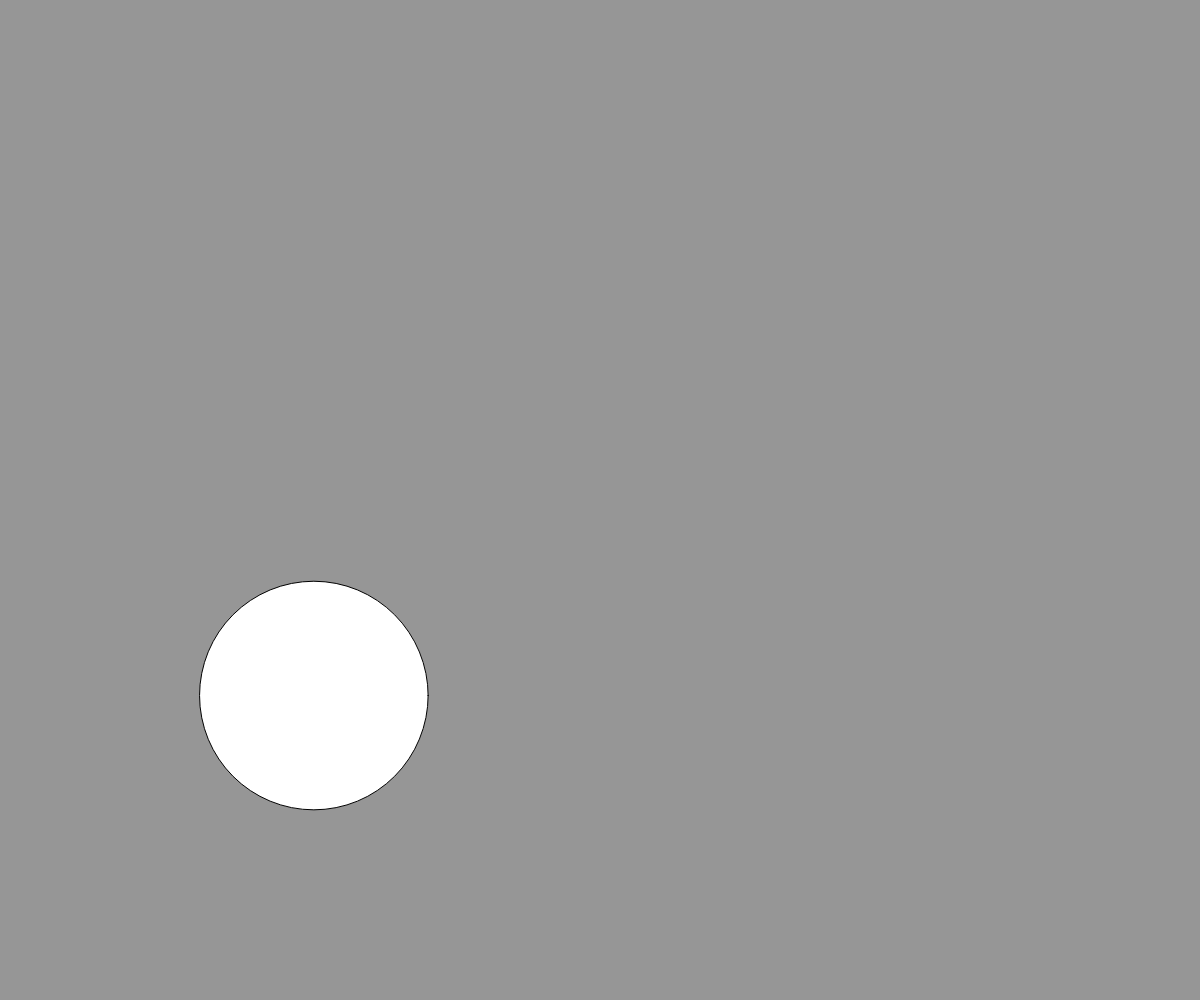
Frame 1 (no input)
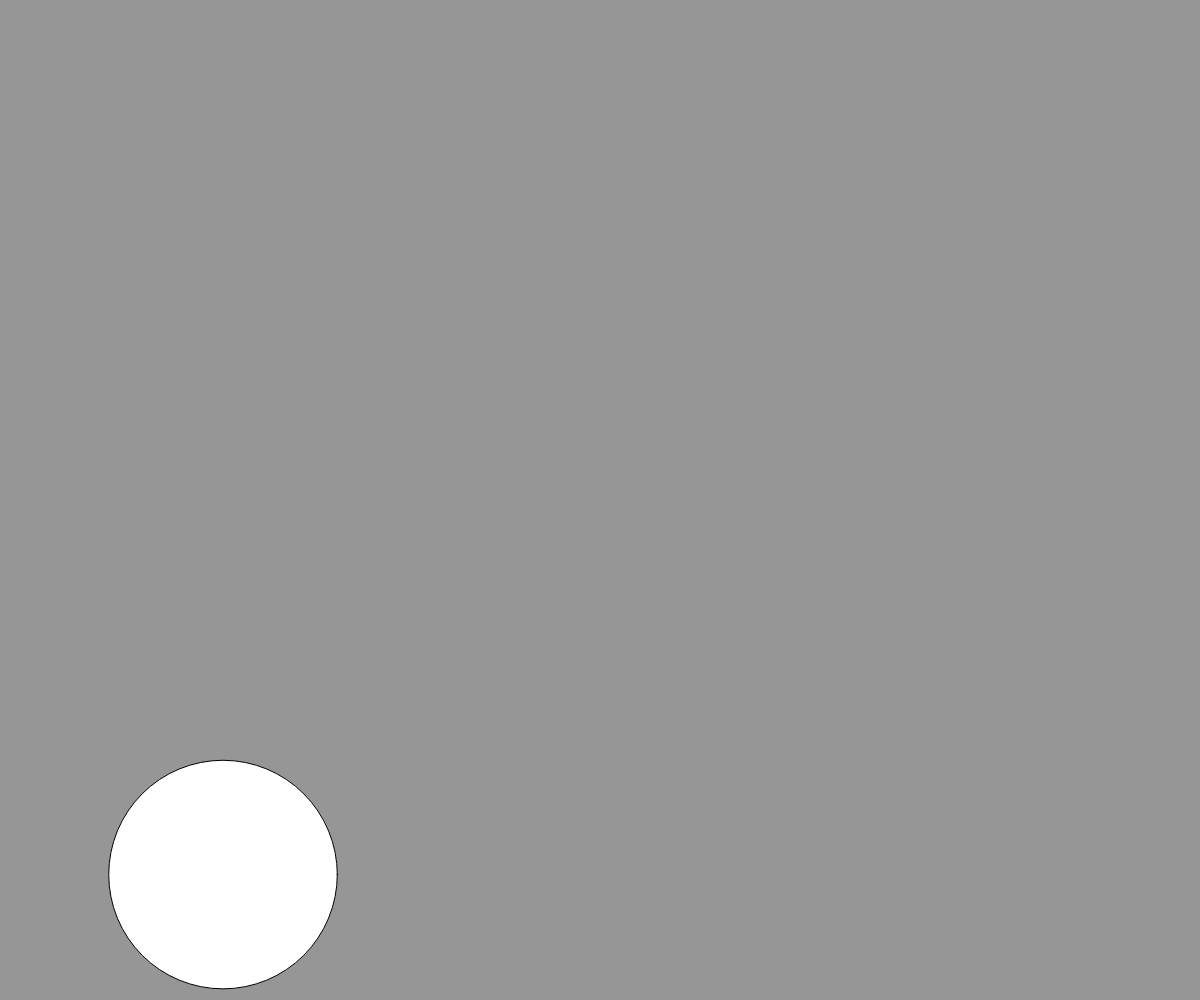
Frame 60 (no input)
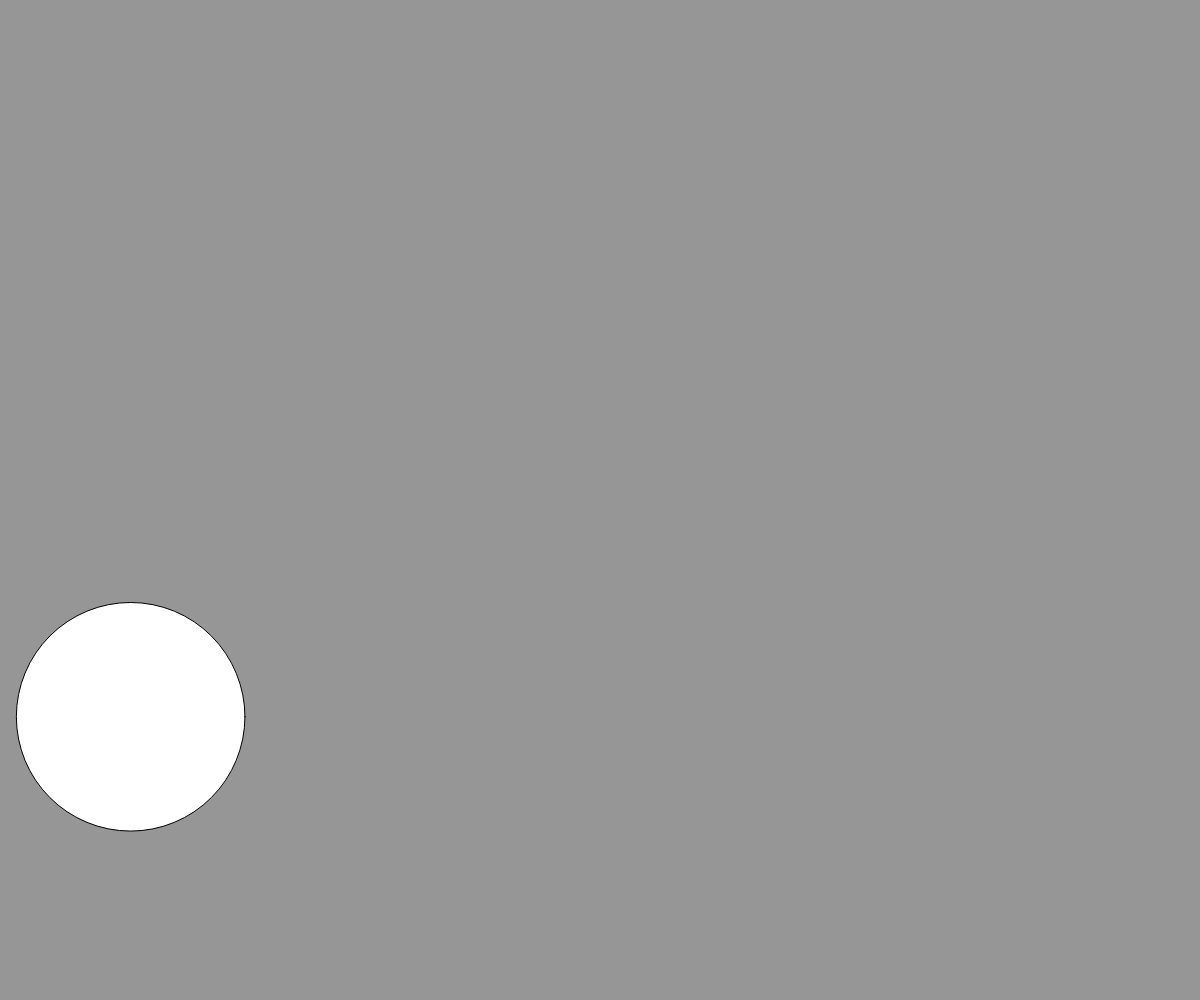
Frame 120 (the mouse pressed at the canvas centre since frame 60)

The p5.js sketch that drew these frames (run headless with seeded random() and noise() and a simulated clock; from frame 60 on, the mouse is pressed at the canvas centre):

// p5.js sketch
// ── sketch.js
let posx;
let posy;
let diam;
let rad;
let velx;
let vely;

function setup(){
  createCanvas(windowWidth, windowHeight);
  diam = random(50, 300);
  rad = diam /2;

  posx = random(rad, width - rad);
  posy = random(rad, height - rad);

  velx = random(-5, 5);
  vely = random(-5, 5);
}

function draw(){
  background(150);
  
  if(posx > width - rad || posx < rad){
      velx *= -1; 
  }

  if(posy > height - rad || posy < rad){
      vely *= -1; 
  }

  posx += velx;
  posy += vely;
  
  circle(posx, posy, diam);
}
